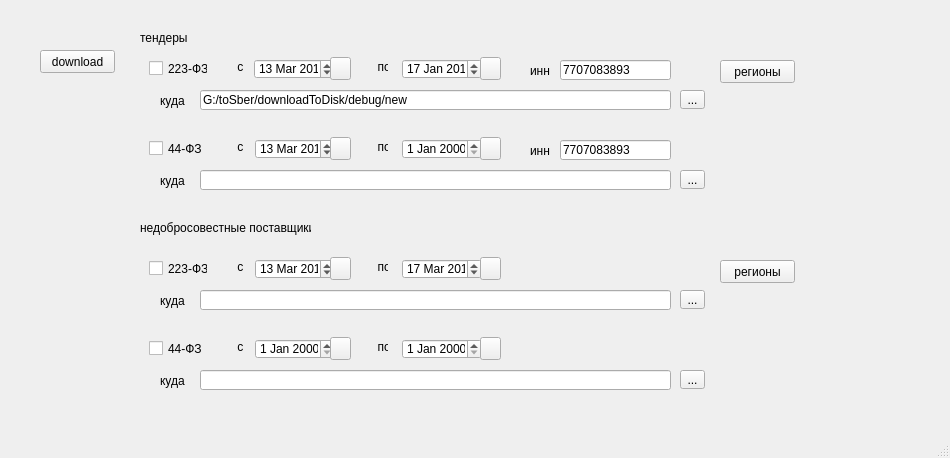
<?xml version="1.0" encoding="UTF-8"?>
<ui version="4.0">
 <class>MainWindow</class>
 <widget class="QMainWindow" name="MainWindow">
  <property name="geometry">
   <rect>
    <x>0</x>
    <y>0</y>
    <width>950</width>
    <height>458</height>
   </rect>
  </property>
  <property name="windowTitle">
   <string>MainWindow</string>
  </property>
  <widget class="QWidget" name="centralWidget">
   <widget class="QWidget" name="widget" native="true">
    <property name="geometry">
     <rect>
      <x>20</x>
      <y>20</y>
      <width>901</width>
      <height>411</height>
     </rect>
    </property>
    <widget class="QPushButton" name="pushButton">
     <property name="geometry">
      <rect>
       <x>20</x>
       <y>30</y>
       <width>75</width>
       <height>23</height>
      </rect>
     </property>
     <property name="text">
      <string>download</string>
     </property>
    </widget>
    <widget class="QWidget" name="widget_2" native="true">
     <property name="geometry">
      <rect>
       <x>120</x>
       <y>30</y>
       <width>751</width>
       <height>71</height>
      </rect>
     </property>
     <widget class="QLabel" name="label_2">
      <property name="geometry">
       <rect>
        <x>74</x>
        <y>9</y>
        <width>30</width>
        <height>16</height>
       </rect>
      </property>
      <property name="minimumSize">
       <size>
        <width>30</width>
        <height>0</height>
       </size>
      </property>
      <property name="text">
       <string>       с</string>
      </property>
     </widget>
     <widget class="QLabel" name="label_3">
      <property name="geometry">
       <rect>
        <x>221</x>
        <y>9</y>
        <width>27</width>
        <height>16</height>
       </rect>
      </property>
      <property name="text">
       <string>     по</string>
      </property>
     </widget>
     <widget class="QDateEdit" name="tm223fzTendBeg">
      <property name="geometry">
       <rect>
        <x>114</x>
        <y>9</y>
        <width>81</width>
        <height>20</height>
       </rect>
      </property>
      <property name="minimumSize">
       <size>
        <width>80</width>
        <height>0</height>
       </size>
      </property>
      <property name="dateTime">
       <datetime>
        <hour>0</hour>
        <minute>0</minute>
        <second>0</second>
        <year>2017</year>
        <month>3</month>
        <day>13</day>
       </datetime>
      </property>
     </widget>
     <widget class="QCheckBox" name="chkTand223fz">
      <property name="geometry">
       <rect>
        <x>9</x>
        <y>10</y>
        <width>59</width>
        <height>17</height>
       </rect>
      </property>
      <property name="text">
       <string>223-ФЗ</string>
      </property>
     </widget>
     <widget class="QDateEdit" name="tm223fzTendEnd">
      <property name="geometry">
       <rect>
        <x>262</x>
        <y>9</y>
        <width>80</width>
        <height>20</height>
       </rect>
      </property>
      <property name="minimumSize">
       <size>
        <width>80</width>
        <height>0</height>
       </size>
      </property>
      <property name="dateTime">
       <datetime>
        <hour>0</hour>
        <minute>0</minute>
        <second>0</second>
        <year>2017</year>
        <month>1</month>
        <day>17</day>
       </datetime>
      </property>
     </widget>
     <widget class="QLabel" name="label">
      <property name="geometry">
       <rect>
        <x>390</x>
        <y>10</y>
        <width>31</width>
        <height>21</height>
       </rect>
      </property>
      <property name="text">
       <string>инн</string>
      </property>
     </widget>
     <widget class="QLineEdit" name="lineEdit">
      <property name="geometry">
       <rect>
        <x>420</x>
        <y>10</y>
        <width>111</width>
        <height>20</height>
       </rect>
      </property>
      <property name="text">
       <string>7707083893</string>
      </property>
     </widget>
     <widget class="QLineEdit" name="dirTand223fz">
      <property name="geometry">
       <rect>
        <x>60</x>
        <y>40</y>
        <width>471</width>
        <height>20</height>
       </rect>
      </property>
      <property name="text">
       <string>G:/toSber/downloadToDisk/debug/new</string>
      </property>
     </widget>
     <widget class="QLabel" name="label_4">
      <property name="geometry">
       <rect>
        <x>20</x>
        <y>40</y>
        <width>31</width>
        <height>21</height>
       </rect>
      </property>
      <property name="text">
       <string>куда</string>
      </property>
     </widget>
     <widget class="QToolButton" name="btn223fzTendPath">
      <property name="geometry">
       <rect>
        <x>540</x>
        <y>40</y>
        <width>25</width>
        <height>19</height>
       </rect>
      </property>
      <property name="text">
       <string>...</string>
      </property>
     </widget>
     <widget class="QPushButton" name="btnTmTend223fz">
      <property name="geometry">
       <rect>
        <x>190</x>
        <y>7</y>
        <width>21</width>
        <height>23</height>
       </rect>
      </property>
      <property name="text">
       <string/>
      </property>
     </widget>
     <widget class="QPushButton" name="btnTmTend223fz_2">
      <property name="geometry">
       <rect>
        <x>340</x>
        <y>7</y>
        <width>21</width>
        <height>23</height>
       </rect>
      </property>
      <property name="text">
       <string/>
      </property>
     </widget>
     <widget class="QPushButton" name="btn223fzNotifRegions">
      <property name="geometry">
       <rect>
        <x>580</x>
        <y>10</y>
        <width>75</width>
        <height>23</height>
       </rect>
      </property>
      <property name="text">
       <string>регионы</string>
      </property>
     </widget>
    </widget>
    <widget class="QWidget" name="widget_3" native="true">
     <property name="geometry">
      <rect>
       <x>120</x>
       <y>110</y>
       <width>751</width>
       <height>71</height>
      </rect>
     </property>
     <widget class="QLabel" name="label_5">
      <property name="geometry">
       <rect>
        <x>74</x>
        <y>9</y>
        <width>30</width>
        <height>16</height>
       </rect>
      </property>
      <property name="minimumSize">
       <size>
        <width>30</width>
        <height>0</height>
       </size>
      </property>
      <property name="text">
       <string>       с</string>
      </property>
     </widget>
     <widget class="QLabel" name="label_6">
      <property name="geometry">
       <rect>
        <x>221</x>
        <y>9</y>
        <width>27</width>
        <height>16</height>
       </rect>
      </property>
      <property name="text">
       <string>     по</string>
      </property>
     </widget>
     <widget class="QDateEdit" name="tm44fzTendBeg">
      <property name="geometry">
       <rect>
        <x>115</x>
        <y>9</y>
        <width>80</width>
        <height>20</height>
       </rect>
      </property>
      <property name="minimumSize">
       <size>
        <width>80</width>
        <height>0</height>
       </size>
      </property>
      <property name="dateTime">
       <datetime>
        <hour>0</hour>
        <minute>0</minute>
        <second>0</second>
        <year>2017</year>
        <month>3</month>
        <day>13</day>
       </datetime>
      </property>
     </widget>
     <widget class="QCheckBox" name="chkTand44fz">
      <property name="geometry">
       <rect>
        <x>9</x>
        <y>10</y>
        <width>59</width>
        <height>17</height>
       </rect>
      </property>
      <property name="text">
       <string>44-ФЗ</string>
      </property>
     </widget>
     <widget class="QDateEdit" name="tm44fzTendEnd">
      <property name="geometry">
       <rect>
        <x>262</x>
        <y>9</y>
        <width>80</width>
        <height>20</height>
       </rect>
      </property>
      <property name="minimumSize">
       <size>
        <width>80</width>
        <height>0</height>
       </size>
      </property>
     </widget>
     <widget class="QLabel" name="label_7">
      <property name="geometry">
       <rect>
        <x>390</x>
        <y>10</y>
        <width>31</width>
        <height>21</height>
       </rect>
      </property>
      <property name="text">
       <string>инн</string>
      </property>
     </widget>
     <widget class="QLineEdit" name="lineEdit_3">
      <property name="geometry">
       <rect>
        <x>420</x>
        <y>10</y>
        <width>111</width>
        <height>20</height>
       </rect>
      </property>
      <property name="text">
       <string>7707083893</string>
      </property>
     </widget>
     <widget class="QLineEdit" name="dirTand44fz">
      <property name="geometry">
       <rect>
        <x>60</x>
        <y>40</y>
        <width>471</width>
        <height>20</height>
       </rect>
      </property>
     </widget>
     <widget class="QLabel" name="label_8">
      <property name="geometry">
       <rect>
        <x>20</x>
        <y>40</y>
        <width>31</width>
        <height>21</height>
       </rect>
      </property>
      <property name="text">
       <string>куда</string>
      </property>
     </widget>
     <widget class="QToolButton" name="btn44fzTendPath">
      <property name="geometry">
       <rect>
        <x>540</x>
        <y>40</y>
        <width>25</width>
        <height>19</height>
       </rect>
      </property>
      <property name="text">
       <string>...</string>
      </property>
     </widget>
     <widget class="QPushButton" name="btnTmTend44fz_2">
      <property name="geometry">
       <rect>
        <x>340</x>
        <y>7</y>
        <width>21</width>
        <height>23</height>
       </rect>
      </property>
      <property name="text">
       <string/>
      </property>
     </widget>
     <widget class="QPushButton" name="btnTmTend44fz">
      <property name="geometry">
       <rect>
        <x>190</x>
        <y>7</y>
        <width>21</width>
        <height>23</height>
       </rect>
      </property>
      <property name="text">
       <string/>
      </property>
     </widget>
    </widget>
    <widget class="QWidget" name="widget_4" native="true">
     <property name="geometry">
      <rect>
       <x>120</x>
       <y>230</y>
       <width>751</width>
       <height>71</height>
      </rect>
     </property>
     <widget class="QLabel" name="label_9">
      <property name="geometry">
       <rect>
        <x>74</x>
        <y>9</y>
        <width>30</width>
        <height>16</height>
       </rect>
      </property>
      <property name="minimumSize">
       <size>
        <width>30</width>
        <height>0</height>
       </size>
      </property>
      <property name="text">
       <string>       с</string>
      </property>
     </widget>
     <widget class="QLabel" name="label_10">
      <property name="geometry">
       <rect>
        <x>221</x>
        <y>9</y>
        <width>27</width>
        <height>16</height>
       </rect>
      </property>
      <property name="text">
       <string>     по</string>
      </property>
     </widget>
     <widget class="QDateEdit" name="tm223fzBeg">
      <property name="geometry">
       <rect>
        <x>115</x>
        <y>9</y>
        <width>80</width>
        <height>20</height>
       </rect>
      </property>
      <property name="minimumSize">
       <size>
        <width>80</width>
        <height>0</height>
       </size>
      </property>
      <property name="dateTime">
       <datetime>
        <hour>0</hour>
        <minute>0</minute>
        <second>0</second>
        <year>2017</year>
        <month>3</month>
        <day>13</day>
       </datetime>
      </property>
     </widget>
     <widget class="QCheckBox" name="chkDis223fz">
      <property name="geometry">
       <rect>
        <x>9</x>
        <y>10</y>
        <width>59</width>
        <height>17</height>
       </rect>
      </property>
      <property name="text">
       <string>223-ФЗ</string>
      </property>
     </widget>
     <widget class="QDateEdit" name="tm223fzEnd">
      <property name="geometry">
       <rect>
        <x>262</x>
        <y>9</y>
        <width>80</width>
        <height>20</height>
       </rect>
      </property>
      <property name="minimumSize">
       <size>
        <width>80</width>
        <height>0</height>
       </size>
      </property>
      <property name="dateTime">
       <datetime>
        <hour>0</hour>
        <minute>0</minute>
        <second>0</second>
        <year>2017</year>
        <month>3</month>
        <day>17</day>
       </datetime>
      </property>
     </widget>
     <widget class="QLineEdit" name="dir223fz">
      <property name="geometry">
       <rect>
        <x>60</x>
        <y>40</y>
        <width>471</width>
        <height>20</height>
       </rect>
      </property>
     </widget>
     <widget class="QLabel" name="label_12">
      <property name="geometry">
       <rect>
        <x>20</x>
        <y>40</y>
        <width>31</width>
        <height>21</height>
       </rect>
      </property>
      <property name="text">
       <string>куда</string>
      </property>
     </widget>
     <widget class="QToolButton" name="btn223fzPath">
      <property name="geometry">
       <rect>
        <x>540</x>
        <y>40</y>
        <width>25</width>
        <height>19</height>
       </rect>
      </property>
      <property name="text">
       <string>...</string>
      </property>
     </widget>
     <widget class="QPushButton" name="btnTm223fz">
      <property name="geometry">
       <rect>
        <x>190</x>
        <y>7</y>
        <width>21</width>
        <height>23</height>
       </rect>
      </property>
      <property name="text">
       <string/>
      </property>
     </widget>
     <widget class="QPushButton" name="btnTm223fz_2">
      <property name="geometry">
       <rect>
        <x>340</x>
        <y>7</y>
        <width>21</width>
        <height>23</height>
       </rect>
      </property>
      <property name="text">
       <string/>
      </property>
     </widget>
     <widget class="QPushButton" name="btn223fzDishonRegions">
      <property name="geometry">
       <rect>
        <x>580</x>
        <y>10</y>
        <width>75</width>
        <height>23</height>
       </rect>
      </property>
      <property name="text">
       <string>регионы</string>
      </property>
     </widget>
    </widget>
    <widget class="QLabel" name="label_13">
     <property name="geometry">
      <rect>
       <x>120</x>
       <y>200</y>
       <width>171</width>
       <height>16</height>
      </rect>
     </property>
     <property name="text">
      <string>недобросовестные поставщики</string>
     </property>
    </widget>
    <widget class="QWidget" name="widget_5" native="true">
     <property name="geometry">
      <rect>
       <x>120</x>
       <y>310</y>
       <width>751</width>
       <height>71</height>
      </rect>
     </property>
     <widget class="QLabel" name="label_14">
      <property name="geometry">
       <rect>
        <x>74</x>
        <y>9</y>
        <width>30</width>
        <height>16</height>
       </rect>
      </property>
      <property name="minimumSize">
       <size>
        <width>30</width>
        <height>0</height>
       </size>
      </property>
      <property name="text">
       <string>       с</string>
      </property>
     </widget>
     <widget class="QLabel" name="label_15">
      <property name="geometry">
       <rect>
        <x>221</x>
        <y>9</y>
        <width>27</width>
        <height>16</height>
       </rect>
      </property>
      <property name="text">
       <string>     по</string>
      </property>
     </widget>
     <widget class="QDateEdit" name="tm44fzBeg">
      <property name="geometry">
       <rect>
        <x>115</x>
        <y>9</y>
        <width>80</width>
        <height>20</height>
       </rect>
      </property>
      <property name="minimumSize">
       <size>
        <width>80</width>
        <height>0</height>
       </size>
      </property>
     </widget>
     <widget class="QCheckBox" name="chkDis44fz">
      <property name="geometry">
       <rect>
        <x>9</x>
        <y>10</y>
        <width>59</width>
        <height>17</height>
       </rect>
      </property>
      <property name="text">
       <string>44-ФЗ</string>
      </property>
     </widget>
     <widget class="QDateEdit" name="tm44fzEnd">
      <property name="geometry">
       <rect>
        <x>262</x>
        <y>9</y>
        <width>80</width>
        <height>20</height>
       </rect>
      </property>
      <property name="minimumSize">
       <size>
        <width>80</width>
        <height>0</height>
       </size>
      </property>
     </widget>
     <widget class="QLineEdit" name="dir44fz">
      <property name="geometry">
       <rect>
        <x>60</x>
        <y>40</y>
        <width>471</width>
        <height>20</height>
       </rect>
      </property>
     </widget>
     <widget class="QLabel" name="label_17">
      <property name="geometry">
       <rect>
        <x>20</x>
        <y>40</y>
        <width>31</width>
        <height>21</height>
       </rect>
      </property>
      <property name="text">
       <string>куда</string>
      </property>
     </widget>
     <widget class="QToolButton" name="btn44fzPath">
      <property name="geometry">
       <rect>
        <x>540</x>
        <y>40</y>
        <width>25</width>
        <height>19</height>
       </rect>
      </property>
      <property name="text">
       <string>...</string>
      </property>
     </widget>
     <widget class="QPushButton" name="btnTm44fz">
      <property name="geometry">
       <rect>
        <x>190</x>
        <y>7</y>
        <width>21</width>
        <height>23</height>
       </rect>
      </property>
      <property name="text">
       <string/>
      </property>
     </widget>
     <widget class="QPushButton" name="btnTm44fz_2">
      <property name="geometry">
       <rect>
        <x>340</x>
        <y>7</y>
        <width>21</width>
        <height>23</height>
       </rect>
      </property>
      <property name="text">
       <string/>
      </property>
     </widget>
    </widget>
    <widget class="QLabel" name="label_11">
     <property name="geometry">
      <rect>
       <x>120</x>
       <y>10</y>
       <width>51</width>
       <height>16</height>
      </rect>
     </property>
     <property name="text">
      <string>тендеры</string>
     </property>
    </widget>
   </widget>
  </widget>
  <widget class="QStatusBar" name="statusBar"/>
 </widget>
 <layoutdefault spacing="6" margin="11"/>
 <resources/>
 <connections/>
</ui>
